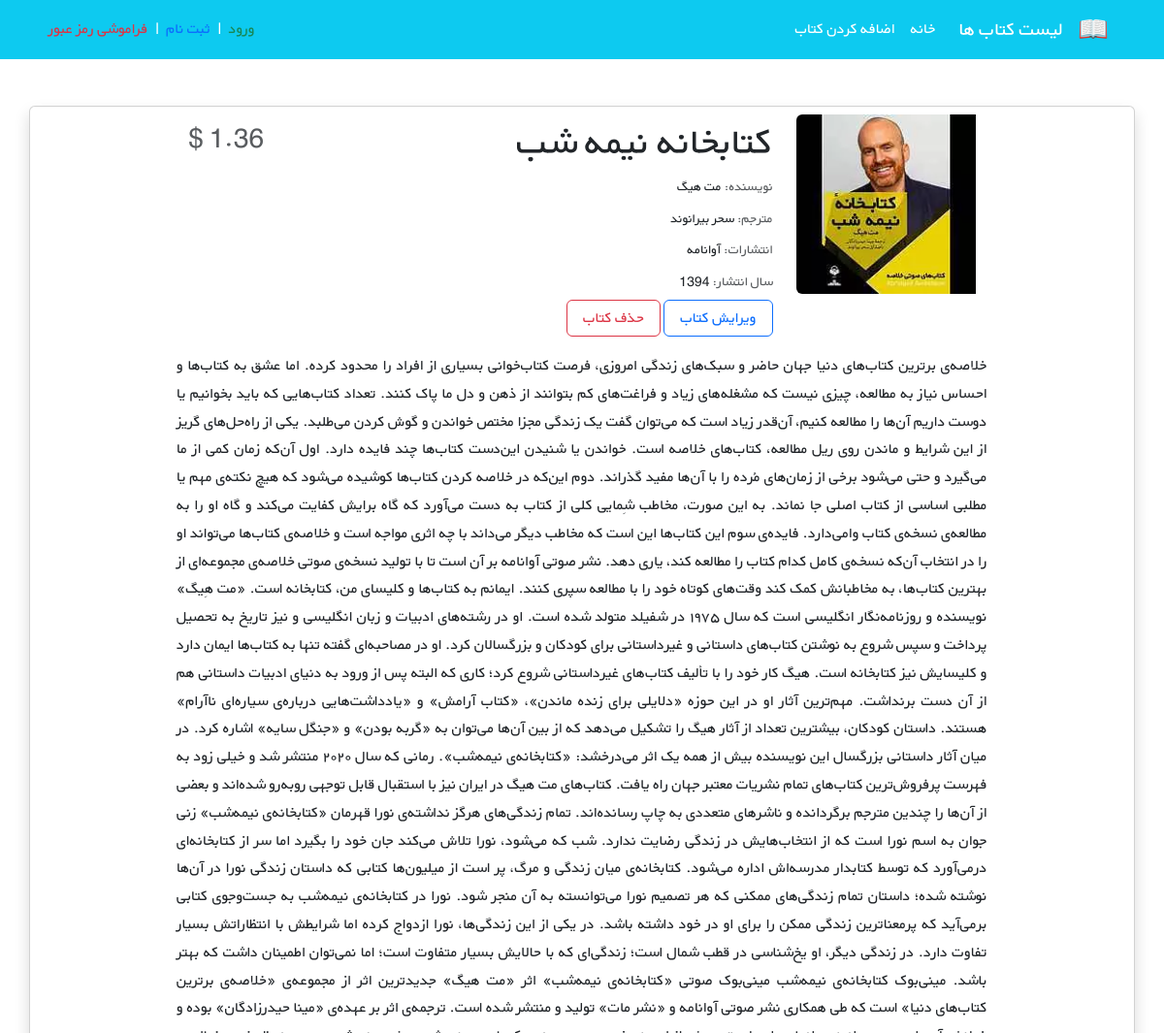
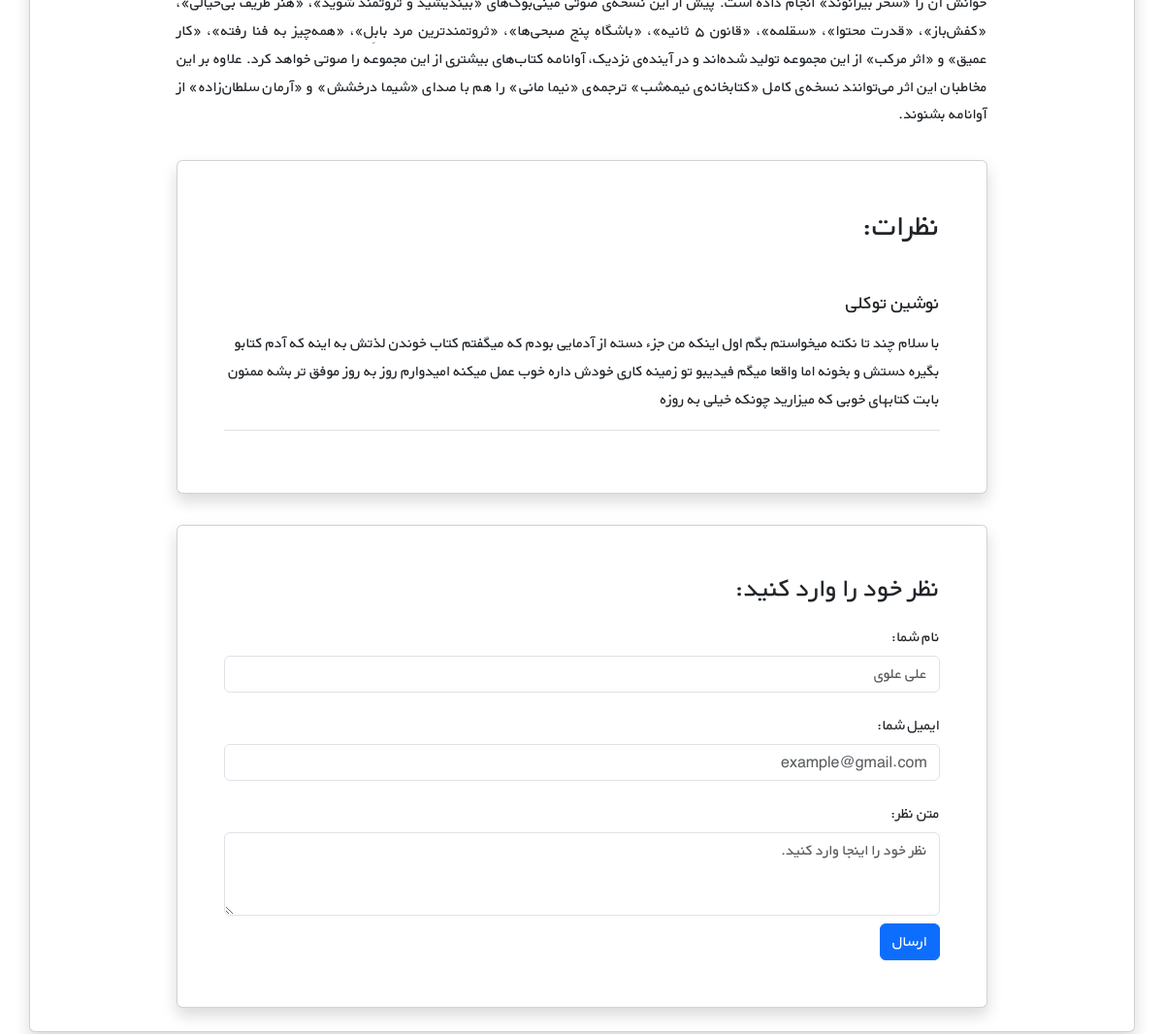
The page /books/6/ on the database its author committed (2 pictures, top to bottom).
### books/models.py (models this page shows, shortened)
class Book(models.Model):
    title = models.CharField(max_length=255, verbose_name='عنوان کتاب')
    author = models.CharField(max_length=255, default='جک لندن', verbose_name='نویسنده')
    description = models.TextField(verbose_name='توضیحات')
    price = models.DecimalField(max_digits=6, decimal_places=2, default=9.99, verbose_name='قیمت')
    cover = models.ImageField(upload_to='covers/', blank=True, verbose_name='عکس جلد')
    translator = models.CharField(max_length=255, blank=True, verbose_name='مترجم')
    publisher = models.CharField(max_length=255, blank=True, verbose_name='ناشر')
    year_published = models.PositiveSmallIntegerField(null=True, blank=True, verbose_name='سال انتشار')
    number_of_pages = models.PositiveSmallIntegerField(null=True, blank=True, verbose_name='تعداد صفحات کتاب')
    datetime_created = models.DateTimeField(auto_now_add=True, verbose_name='زمان ایجاد کتاب')
    book_creator = models.ForeignKey(to=get_user_model(), on_delete=models.SET_NULL, null=True, verbose_name='ایجاد کننده کتاب')

### books/views.py (the view)
# urls.py: path('<int:pk>/', BookDetailView.as_view(), name='book_detail'),
class BookDetailView(generic.DetailView):
    model = Book
    template_name = 'books/book_detail.html'
    context_object_name = 'book'

### books/templates/books/book_detail.html (shortened to what this page needs)
{% extends "_base.html" %}
{% load static %}
{% block content %}
<div class="d-flex justify-content-center">
    <div class="row w-sm-75 w-100">
        <div class="col-xs-12 col-md-3 d-flex justify-content-center">
            <div>
                {% if book.cover %}
                <img src="{{ book.cover.url }}"
                class="img-fluid rounded-start" alt="عکس جلد کتاب">
                {% else %}
                <img src="{% static 'icons/book.png' %}"
                class="img-fluid rounded-start" alt="عکس جلد کتاب">
                {% endif %}
            </div>
        </div>
        <div class="col-xs-12 col-md-6 text-center text-md-end mt-md-1 mt-4">
            <h1> {{ book.title }} </h1>
            <h5 class="small my-1"><span class="text-muted">نویسنده: </span>{{ book.author }}</h5>
            {% if book.translator %}
                <h5 class="small my-1"><span class="text-muted">مترجم: </span>{{ book.translator }}</h5>
            {% endif %}
            {% if book.publisher %}
                <h5 class="small my-1"><span class="text-muted">انتشارات: </span>{{ book.publisher }}</h5>
            {% endif %}
            {% if book.year_published %}
                <h5 class="small my-1"><span class="text-muted">سال انتشار: </span>{{ book.year_published }}</h5>
            {% endif %}
            <div>
                <a href="{% url 'book_update' book.pk %}" class='btn btn-outline-primary px-3'>ویرایش کتاب</a>
                <a href="{% url 'book_delete' book.pk %}" class='btn btn-outline-danger px-3'>حذف کتاب</a>
            </div>
        </div>
        <div class="col-xs-12 col-md-3 d-flex flex-column">
            <h3 class="align-self-center pt-2 text-muted align-self-md-end">
                {{ book.price }} $
            </h3>
        </div>
    </div>
</div>
<div class="d-flex justify-content-center">
    <div class="my-3 w-sm-75 w-100" style='text-align: justify'>
        {{ book.description }}
    </div>
</div>
<div class="d-flex justify-content-center">
    <div class="card shadow my-3 p-5 w-sm-75 w-100">
        <h2 class="mb-5">نظرات:</h2>
        <div class="border-bottom mb-3">
            <h5 class="mb-3">نوشین توکلی</h5>
            <p>با سلام چند تا نکته میخواستم بگم اول اینکه من جزء دسته از آدمایی بودم که میگفتم کتاب خوندن لذتش
                به اینه که آدم کتابو بگیره دستش و بخونه اما واقعا میگم فیدیبو تو زمینه کاری خودش داره خوب عمل
                میکنه امیدوارم روز به روز موفق تر بشه ممنون بابت کتابهای خوبی که میزارید چونکه خیلی به روزه</p>
        </div>
    </div>
</div>
<div class="d-flex justify-content-center">
    <div class="card shadow my-3 p-5 w-sm-75 w-100">
        <h3>نظر خود را وارد کنید:</h3>
        <form method="POST">
            <div class="form-group py-2">
                <label class="py-1" for="author_name">نام شما:</label>
                <input type="text" class="form-control" placeholder="علی علوی" name="author_name">
            </div>
            <div class="form-group py-2">
                <label class="py-1" for="email">ایمیل شما:</label>
                <input type="email" class="form-control" placeholder="example@gmail.com" name="email">
            </div>
            <div class="form-group py-2">
                <label class="py-1" for="comment_text">متن نظر:</label>
                <textarea class="form-control" name="text" rows="3"
                            placeholder="نظر خود را اینجا وارد کنید."></textarea>
            </div>
            <button type="submit" class="btn btn-primary">ارسال</button>
        </form>
    </div>
</div>
{% endblock content %}

### static/css/style.css (style rules this page uses)
* { font-family: 'BYekan', sans-serif; line-height: 1.8rem; }
@media (min-width: 576px) { .w-sm-75 { width: 75%!important; } }

### rows shown on the page
Book: cover (picture), title "کتابخانه نیمه شب", author "مت هیگ", translator "سحر بیرانوند", publisher "آوانامه", year_published "1394", description "خلاصه‌ی برترین کتاب‌های دنیا جهان حاضر و سبک‌های زندگی امروزی، فرصت کتاب‌خوانی بسیاری از افراد را محدود کرده. اما عشق به کتاب‌ها و احساس نیاز به مطالعه، چیزی نیست که مشغله‌های زیاد و فراغت‌های کم بتوانند از ذهن و دل ما پاک کنند. تعداد کتاب‌هایی که باید بخوانیم یا دوست داریم آن‌ها را مطالعه کنیم، آن‌قدر زیاد است که می‌توان گفت یک زندگی مجزا مختص خواندن و گوش کردن می‌طلبد. یکی از راه‌حل‌های گریز از این شرایط و ماندن روی ریل مطالعه، کتاب‌های خلاصه است. خواندن یا شنیدن این‌دست کتاب‌ها چند فایده دارد. اول آن‌که زمان کمی از ما می‌گیرد و حتی می‌شود برخی از زمان‌های مُرده را با آن‌ها مفید گذراند. دوم این‌که در خلاصه‌ کردن کتاب‌ها کوشیده می‌شود که هیچ نکته‌ی مهم یا مطلبی اساسی از کتاب اصلی جا نماند.…"
